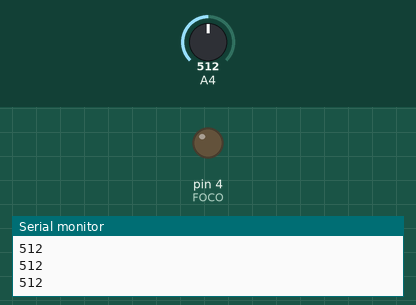
Recording of a sketch running on a simulated Arduino Uno, built with avr-gcc and run on an emulated ATmega328P. Parts: output pins drawn as LEDs (lit = HIGH), the last lines printed to the serial monitor. Inputs (shaded band) come from the test bench; at power-on: A4 = 512.

Above: at 1.2 s.
1.3 s: A4 set to 203
2.8 s: A4 set to 176
At 4.1 s:
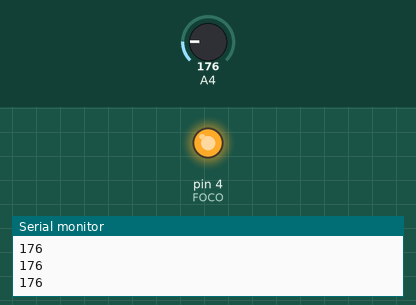
4.4 s: A4 set to 210
At 5.6 s:
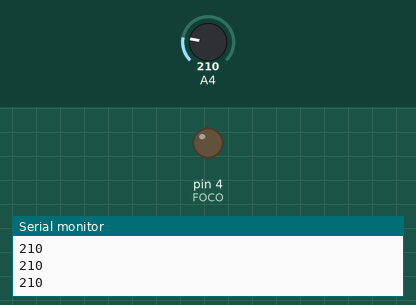
6.0 s: A4 set to 180
At 7.0 s:
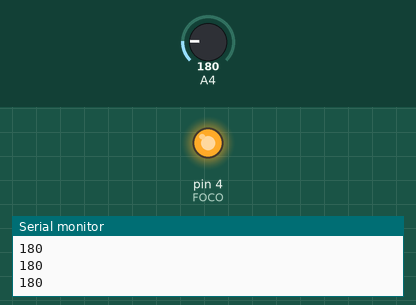
Timing chart, 0 to 8.6 s (numbered marks = the images above; inputs shaded):
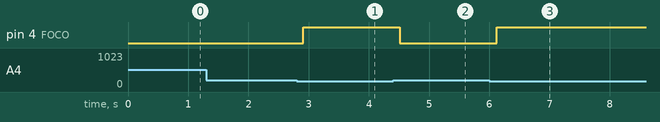

The sketch:

sketch_apr18a4_1.ino
```cpp
#define Let A3
#define FOCO 4
int lectura;
boolean ACTIVADO=0;
void setup() {
pinMode (Let, INPUT);
Serial.begin(9600);
pinMode (FOCO, OUTPUT);

}

void loop() {
lectura = analogRead(FOCO);
Serial.println(lectura);
delay(100);
if (lectura < 190){
digitalWrite(FOCO,HIGH);
 }
if(lectura > 200)
 digitalWrite(FOCO,LOW);
}
```

Measured:
- the behaviour switches between 190 and 189 on A4 (found by bisection; images 0 and 1)
- after the input at 2.8 s, pin 4 (FOCO): LOW → HIGH after 0.11 s
- after the input at 4.4 s, pin 4 (FOCO): HIGH → LOW after 0.11 s
- after the input at 6.0 s, pin 4 (FOCO): LOW → HIGH after 0.12 s
